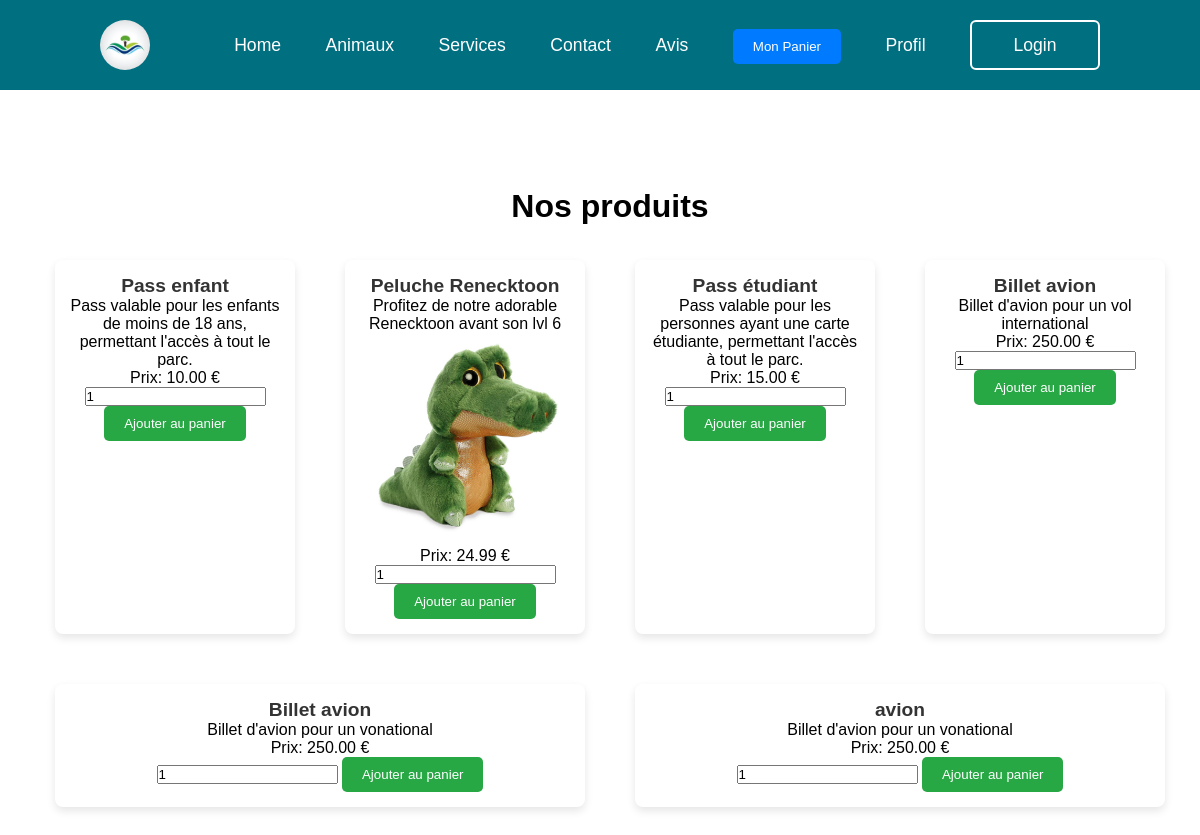
The page /boutique.php (signed in) on the database its author committed.
### tables this page shows
CREATE TABLE IF NOT EXISTS `produits` (
  `id` int NOT NULL AUTO_INCREMENT,
  `nom` varchar(255) NOT NULL,
  `description` text,
  `prix` decimal(10,2) NOT NULL,
  `type` enum('ticket','objet') NOT NULL,
  `image` varchar(255) DEFAULT NULL,
  `date_ajout` timestamp NULL DEFAULT CURRENT_TIMESTAMP,
  PRIMARY KEY (`id`)
);

### boutique.php (the view, shortened to what this page needs)
<?php
$host = 'localhost';
$dbname = 'bdd_temp';
$user = 'root';
$pass = '';
try {
    $pdo = new PDO("mysql:host=$host;dbname=$dbname;charset=utf8", $user, $pass);
    $pdo->setAttribute(PDO::ATTR_ERRMODE, PDO::ERRMODE_EXCEPTION);
} catch (PDOException $e) {
    die("Erreur de connexion à la base de données : " . $e->getMessage());
}
try {
    $stmt = $pdo->query("SELECT * FROM produits");
    $produits = $stmt->fetchAll(PDO::FETCH_ASSOC);
} catch (PDOException $e) {
    die("Erreur lors de la récupération des données de la boutique : " . $e->getMessage());
}
?>
<!DOCTYPE html>
<html lang="fr">
<head>
    <link rel="stylesheet" href="style.css">
    <link rel="stylesheet" href="boutique.css">
</head>
<body>
<header>
        <img src="images/craiyon.png" class="image2">
        <nav class="navigation">
            <a href="Projet.html">Home</a>
            <a href="zoo/carousel/index.html">Animaux</a>
            <span class="menu-item">
                <a>Services</a>
            </span>
            <a href="contact.html">Contact</a>
            <a href="avis.html">Avis</a>
            <button id="cart-button">Mon Panier</button>
            <a href="profil.html">Profil</a>
            <button class="btnLogin-popup">Login</button>
        </nav>
    </header>
    <main>
        <section class="offers">
            <h1>Nos produits</h1>
            <div class="produits-list">
                <?php foreach ($produits as $produit): ?>
                    <div class="offer">
                        <h3><?= htmlspecialchars($produit['nom']) ?></h3>
                        <p><?= nl2br(htmlspecialchars($produit['description'])) ?></p>
                        <?php
                        if ($produit['type'] == 'objet') {
                            echo '<img src="' . htmlspecialchars($produit['image']) . '" alt="Image du produit">';
                        }
                        ?>
                        <p>Prix: <?= htmlspecialchars($produit['prix']) ?> €</p>
                        <form method="POST" action="ajouter_panier.php">
                            <input type="number" name="quantite" min="1" value="1">
                            <button type="submit">Ajouter au panier</button>
                        </form>
                    </div>
                <?php endforeach; ?>
            </div>
        </section>
    </main>
</body>
</html>

### style.css (style rules this page uses)
* { margin: 0; padding: 0; box-sizing: border-box; font-family: 'Poppins', sans-serif; }
body { background: url(images/mountains-1412683_1280.png) no-repeat; background-size: cover; background-position: center; background-attachment: fixed; }
header { position: fixed; top: 0; left: 0; width: 100%; padding: 20px 100px; background: rgb(0, 111, 128); display: flex; justify-content: space-between; align-items: center; z-index: 99; }
.navigation a { position: relative; font-size: 1.1em; color: #fff; text-decoration: none; font-weight: 500; margin-left: 40px; }
.navigation a::after { content: ''; position: absolute; left: 0; bottom: -6px; width: 100%; height: 3px; background: #fff; border-radius: 5px; transform-origin: right; transform: scaleX(0); transition: transform .5s; }
.navigation .btnLogin-popup { width: 130px; height: 50px; background: transparent; border: 2px solid #fff; outline: none; border-radius: 6px; cursor: pointer; font-size: 1.1em; color: #fff; font-weight: 500; margin-left: 40px; transition: .5s; }
.image2 { width: 5%; border-radius: 50%; }
main { margin-top: 10%; padding: 20px; text-align: center; }
main h1 { font-size: 2em; margin-bottom: 20px; }
.menu-item { position: relative; }

### boutique.css (style rules this page uses)
h1 { margin: 0; font-size: 1.5em; }
#cart-button { background-color: #007BFF; color: white; border: none; padding: 10px 20px; cursor: pointer; border-radius: 5px; margin-left: 40px; }
.produits-list { display: flex; flex-wrap: wrap; gap: 20px; justify-content: space-between; }
.offer { flex: 1 1 calc(20% - 20px); box-sizing: border-box; margin-bottom: 20px; }
.offers { display: flex; flex-wrap: wrap; justify-content: space-around; padding: 20px; position: absolute; top: 20%; }
.offer { background-color: white; border-radius: 8px; box-shadow: 0 4px 8px rgba(0, 0, 0, 0.1); padding: 15px; margin: 15px; width: 250px; text-align: center; }
.offer img { width: 100%; border-radius: 8px; }
.offer h3 { font-size: 1.2em; color: #333; }
button { padding: 10px 20px; background-color: #28a745; color: white; border: none; border-radius: 5px; cursor: pointer; }

### rows shown on the page
produits: nom "Pass enfant", description "Pass valable pour les enfants de moins de 18 ans, permettant l'accès à tout le parc.", prix "10.00"
produits: nom "Peluche Renecktoon", description "Profitez de notre adorable Renecktoon avant son lvl 6", image (picture), prix "24.99"
produits: nom "Pass étudiant", description "Pass valable pour les personnes ayant une carte étudiante, permettant l'accès à tout le parc.", prix "15.00"
produits: nom "Billet avion", description "Billet d'avion pour un vol international", prix "250.00"
produits: nom "Billet avion", description "Billet d'avion pour un vonational", prix "250.00"
produits: nom "avion", description "Billet d'avion pour un vonational", prix "250.00"
